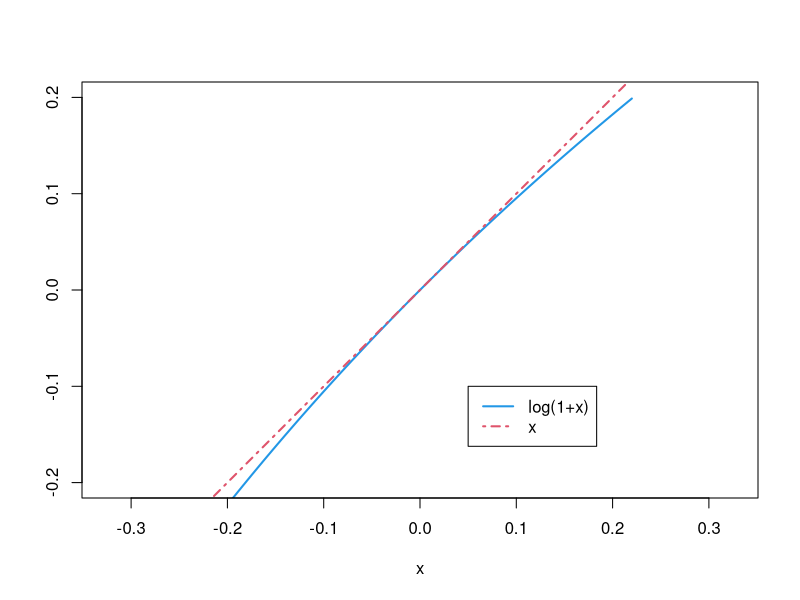

R code for this plot:
x <- seq(-0.22,0.22,len=100)
x1 <- log(1+x)
plot(x=x,y=x1,xlab="x",ylab="",lwd=2,type="l",
     ylim=c(-0.2,0.2),xlim=c(-.2,0.2),asp=1,col=4)
lines(x=x,y=x,lty=4,lwd=2,col=2)
legend(x=0.05,y=-0.1,c("log(1+x)","x"),
       lty = c(1, 4),lwd=2,col=c(4,2))
